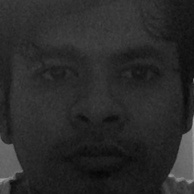
#> input picture main/main/data/face-recognition/faces/shafin-haq/1.jpg, 194 x 194 px
$ python -i ImageProcessor.py   (imports and definitions only)
#> lines starting #> are read from the running program, lines starting #| are printed output that depends on the picture; after the words box and inside, x2 and y2 are one past the last pixel; in counts of white or black regions, pixels touching at a corner belong together
#> further down, picture is the input picture: shape (194, 194, 3); min 4, max 163, mean 41.8
import cv2
import numpy

class ImageProcessor:

    @staticmethod
    def loadImage(fileName):
        return cv2.imread(fileName)

    @staticmethod
    def storeImage(path, image):
        return cv2.imwrite(path, image)

    @staticmethod
    def showPreview(title, image):
        cv2.imshow(title, image)

    @staticmethod
    def convertImageToGrayscale(image):
        return cv2.cvtColor(image, cv2.COLOR_BGR2GRAY)

    # [42 lines left out: functions resizeImage, getBufferFromImage, __getOrderedCoordinates, preprocessImage, not called in this run]

    @staticmethod
    def getCornerCoordinates(image):
        image = cv2.GaussianBlur(image, (5, 5), 0)
        image = cv2.threshold(image, 45, 255, cv2.THRESH_BINARY)[1]     # 170
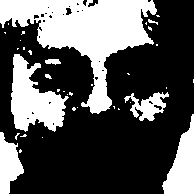
#> image: shape (194, 194, 3); 34.2% white; 36 white regions (28 under 20 px), largest, box (x1, y1, x2, y2) and area: (0, 0, 157, 114) 7178, (11, 54, 69, 132) 2472, (162, 114, 194, 194) 1402
        image = cv2.erode(image, None, iterations = 2)
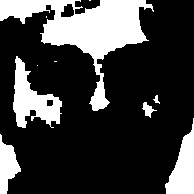
#> image: shape (194, 194, 3); 24.4% white; 10 white regions (4 under 20 px), largest, box (x1, y1, x2, y2) and area: (0, 0, 154, 111) 5530, (13, 56, 62, 128) 1638, (165, 118, 194, 194) 1180, (0, 134, 21, 194) 704, (142, 102, 157, 118) 104, (153, 95, 160, 104) 30
        image = cv2.dilate(image, None, iterations = 2)
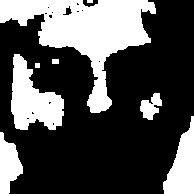
#> image: shape (194, 194, 3); 31.8% white; 8 white regions (1 under 20 px), largest, box (x1, y1, x2, y2) and area: (0, 0, 156, 113) 6890, (11, 54, 64, 130) 2336, (163, 116, 194, 194) 1396

#> (the run stopped early here; a loop or call above may not have finished)

$ run again, on main/main/data/face-recognition/faces/shafin-haq/11.jpg
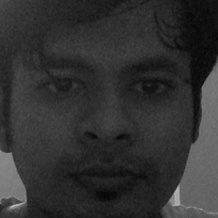
#> input picture main/main/data/face-recognition/faces/shafin-haq/11.jpg, 218 x 218 px
#> picture is the input picture: shape (218, 218, 3); min 5, max 191, mean 49.6
#> in getCornerCoordinates, `image = cv2.threshold(image, 45, 255, cv2.THRESH_BINARY)[1]`:
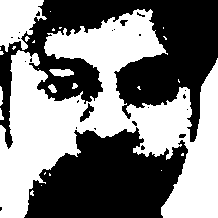
#> image: shape (218, 218, 3); 49.1% white; 26 white regions (19 under 20 px), largest, box (x1, y1, x2, y2) and area: (0, 9, 218, 218) 21357, (0, 0, 47, 52) 1568, (49, 69, 74, 77) 146
#> in getCornerCoordinates, `image = cv2.dilate(image, None, iterations = 2)`:
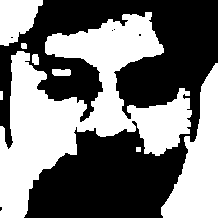
#> image: shape (218, 218, 3); 46.8% white; 8 white regions, largest, box (x1, y1, x2, y2) and area: (0, 12, 192, 218) 16073, (161, 63, 218, 218) 4517, (0, 0, 43, 46) 1383
